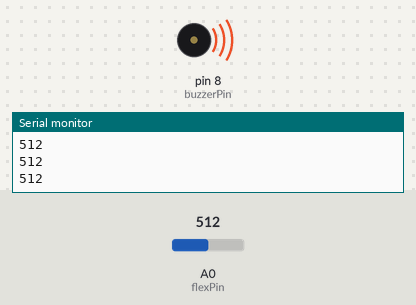
The sketch below on a simulated Arduino Uno, built with avr-gcc and run on an emulated ATmega328P. Parts: buzzer (waves = sounding), the last lines printed to the serial monitor. The inputs (shaded band) are chosen by the test bench; at power-on: A0 (flexPin) = 512.

Above: at 1.2 s.
1.3 s: A0 (flexPin) set to 313
2.8 s: A0 (flexPin) set to 292
At 4.0 s:
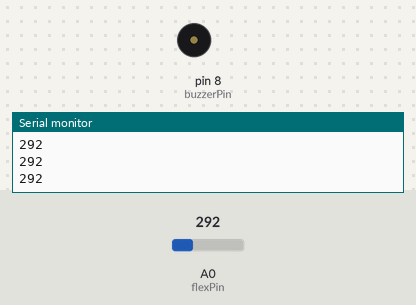
4.3 s: A0 (flexPin) set to 306
At 5.6 s:
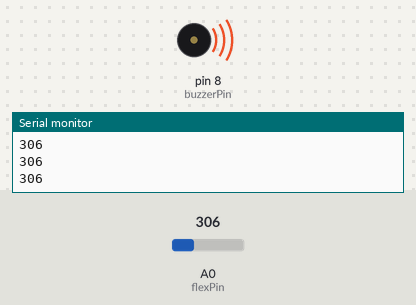
5.9 s: A0 (flexPin) set to 290
At 6.9 s:
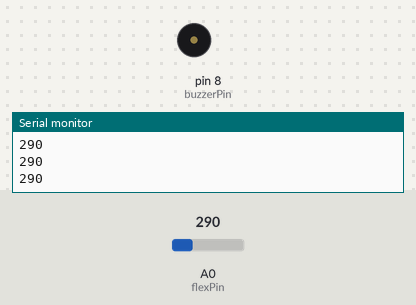
Timing chart, 0 to 8.5 s (numbered marks = the images above; inputs shaded):
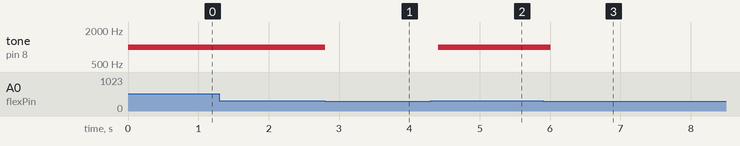

The sketch:

Flex_with_Buzzer.ino
```cpp
int flexPin = A0;
int buzzerPin = 8;

void setup()
{
  Serial.begin(9600);
  pinMode(buzzerPin, OUTPUT);
}

void loop()
{
  int value = analogRead(flexPin);

  Serial.println(value);

  if(value > 300)
  {
    tone(buzzerPin, 1000);
  }
  else
  {
    noTone(buzzerPin);
  }

  delay(200);
}
```

Measured:
- the behaviour switches between 301 and 300 on A0 (flexPin) (found by bisection; images 0 and 1)
- after the input at 2.8 s, tone on pin 8 (buzzerPin): 1000 Hz → silent at once
- after the input at 4.3 s, tone on pin 8 (buzzerPin): silent → 1000 Hz after 0.11 s
- after the input at 5.9 s, tone on pin 8 (buzzerPin): 1000 Hz → silent after 0.11 s
